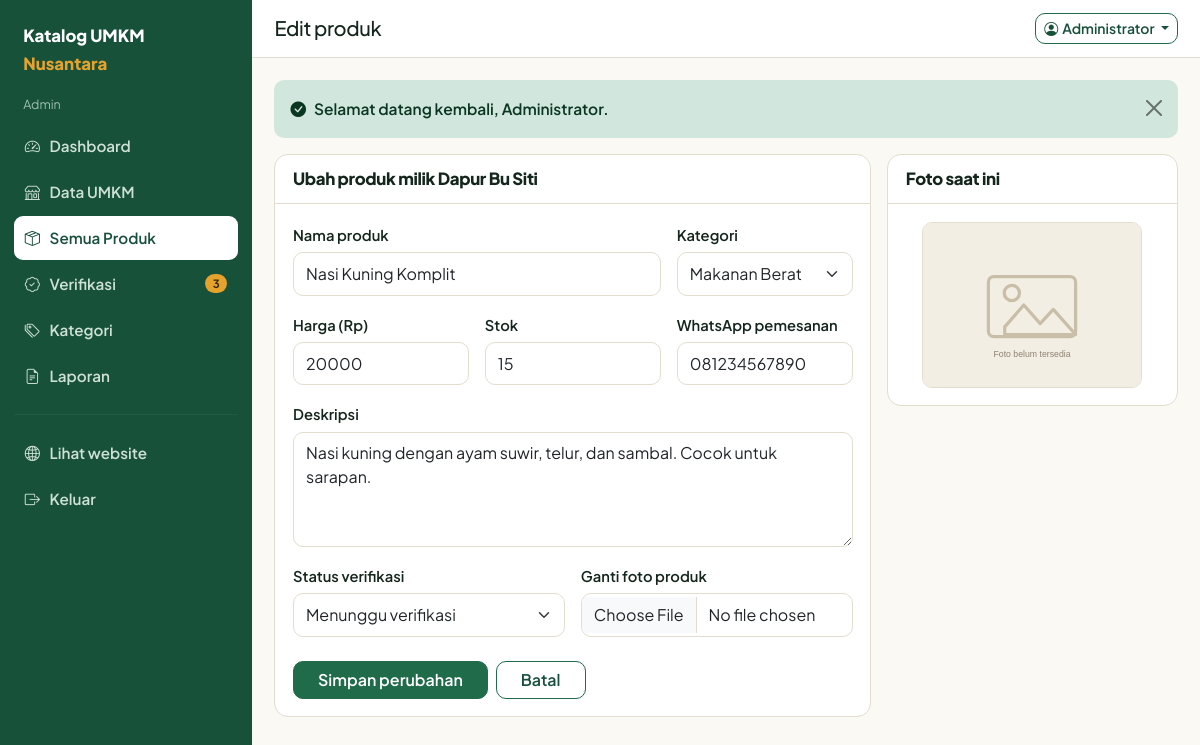
The page /admin/produk-edit.php?id=3 (signed in) on the database its author committed.
### tables this page shows
CREATE TABLE `products` (
  `id`               INT AUTO_INCREMENT PRIMARY KEY,
  `umkm_id`          INT NOT NULL,
  `category_id`      INT NULL,
  `nama_produk`      VARCHAR(150) NOT NULL,
  `deskripsi`        TEXT NULL,
  `harga`            DECIMAL(12,2) NOT NULL DEFAULT 0,
  `stok`             INT NOT NULL DEFAULT 0,
  `no_wa`            VARCHAR(20) NULL,            
  `foto_produk`      VARCHAR(255) NULL,
  `status`           ENUM('menunggu','disetujui','ditolak') NOT NULL DEFAULT 'menunggu',
  `alasan_penolakan` TEXT NULL,
  `created_at`       TIMESTAMP NOT NULL DEFAULT CURRENT_TIMESTAMP,
  `updated_at`       TIMESTAMP NOT NULL DEFAULT CURRENT_TIMESTAMP ON UPDATE CURRENT_TIMESTAMP,
  KEY `idx_produk_status` (`status`),
  KEY `idx_produk_umkm` (`umkm_id`),
  KEY `idx_produk_kategori` (`category_id`),
  CONSTRAINT `fk_produk_umkm` FOREIGN KEY (`umkm_id`) REFERENCES `umkm` (`id`) ON DELETE CASCADE,
  CONSTRAINT `fk_produk_kategori` FOREIGN KEY (`category_id`) REFERENCES `categories` (`id`) ON DELETE SET NULL
);

CREATE TABLE `umkm` (
  `id`           INT AUTO_INCREMENT PRIMARY KEY,
  `user_id`      INT NOT NULL,
  `nama_usaha`   VARCHAR(150) NOT NULL,
  `nama_pemilik` VARCHAR(100) NOT NULL,
  `alamat`       TEXT NULL,
  `no_telepon`   VARCHAR(20) NOT NULL,
  `deskripsi`    TEXT NULL,
  `foto_umkm`    VARCHAR(255) NULL,
  `status`       ENUM('menunggu','disetujui','ditolak') NOT NULL DEFAULT 'menunggu',
  `created_at`   TIMESTAMP NOT NULL DEFAULT CURRENT_TIMESTAMP,
  `updated_at`   TIMESTAMP NOT NULL DEFAULT CURRENT_TIMESTAMP ON UPDATE CURRENT_TIMESTAMP,
  UNIQUE KEY `uk_umkm_user` (`user_id`),
  CONSTRAINT `fk_umkm_user` FOREIGN KEY (`user_id`) REFERENCES `users` (`id`) ON DELETE CASCADE
);

CREATE TABLE `categories` (
  `id`            INT AUTO_INCREMENT PRIMARY KEY,
  `nama_kategori` VARCHAR(80) NOT NULL,
  `deskripsi`     VARCHAR(255) NULL,
  UNIQUE KEY `uk_kategori_nama` (`nama_kategori`)
);

### config/database.php (called while the page is built, shortened)
<?php
function db()
{
    static $pdo = null;
    if ($pdo === null) {
        $dsn = 'mysql:host=' . DB_HOST . ';dbname=' . DB_NAME . ';charset=utf8mb4';
        try {
            $pdo = new PDO($dsn, DB_USER, DB_PASS, [
                PDO::ATTR_ERRMODE            => PDO::ERRMODE_EXCEPTION,
                PDO::ATTR_DEFAULT_FETCH_MODE => PDO::FETCH_ASSOC,
                PDO::ATTR_EMULATE_PREPARES   => false,
            ]);
        } catch (PDOException $e) {
            error_log('Koneksi database gagal: ' . $e->getMessage());
            exit('Koneksi ke database gagal. Periksa kembali file config/database.php dan pastikan MySQL sudah berjalan.');
        }
    }
    return $pdo;
}

### admin/produk-edit.php (the view, shortened to what this page needs)
<?php
$id = (int) ($_GET['id'] ?? $_POST['id'] ?? 0);
$s  = db()->prepare('SELECT p.*, u.nama_usaha FROM products p JOIN umkm u ON u.id = p.umkm_id WHERE p.id = ?');
$s->execute([$id]);
$produk = $s->fetch();
$kategori = ambil_kategori();
$error    = [];
$isi = [
    'nama_produk'      => $produk['nama_produk'],
    'category_id'      => $produk['category_id'],
    'harga'            => (int) $produk['harga'],
    'stok'             => $produk['stok'],
    'no_wa'            => $produk['no_wa'],
    'deskripsi'        => $produk['deskripsi'],
    'status'           => $produk['status'],
    'alasan_penolakan' => $produk['alasan_penolakan'],
];
require_once APP_ROOT . '/includes/panel_header.php';
?>
<div class="row g-3">
  <div class="col-lg-8">
    <div class="kotak">
      <div class="kotak-kepala">
        <h2>Ubah produk milik <?= e($produk['nama_usaha']) ?></h2>
      </div>
      <div class="kotak-badan">
        <form method="post" enctype="multipart/form-data" novalidate>
          <div class="row g-3">
            <div class="col-md-8">
              <label class="form-label" for="nama_produk">Nama produk</label>
              <input class="form-control <?= isset($error['nama_produk']) ? 'is-invalid' : '' ?>" id="nama_produk" name="nama_produk" value="<?= e($isi['nama_produk']) ?>" required>
            </div>
            <div class="col-md-4">
              <label class="form-label" for="category_id">Kategori</label>
              <select class="form-select" id="category_id" name="category_id">
                <?php foreach ($kategori as $k): ?>
                  <option value="<?= (int) $k['id'] ?>" <?= (string) $isi['category_id'] === (string) $k['id'] ? 'selected' : '' ?>><?= e($k['nama_kategori']) ?></option>
                <?php endforeach; ?>
              </select>
            </div>
            <div class="col-md-4">
              <label class="form-label" for="harga">Harga (Rp)</label>
              <input class="form-control <?= isset($error['harga']) ? 'is-invalid' : '' ?>" type="number" min="0" step="500" id="harga" name="harga" value="<?= e($isi['harga']) ?>" required>
            </div>
            <div class="col-md-4">
              <label class="form-label" for="stok">Stok</label>
              <input class="form-control <?= isset($error['stok']) ? 'is-invalid' : '' ?>" type="number" min="0" id="stok" name="stok" value="<?= e($isi['stok']) ?>" required>
            </div>
            <div class="col-md-4">
              <label class="form-label" for="no_wa">WhatsApp pemesanan</label>
              <input class="form-control" id="no_wa" name="no_wa" value="<?= e($isi['no_wa']) ?>">
            </div>
            <div class="col-12">
              <label class="form-label" for="deskripsi">Deskripsi</label>
              <textarea class="form-control" id="deskripsi" name="deskripsi" rows="4"><?= e($isi['deskripsi']) ?></textarea>
            </div>
            <div class="col-md-6">
              <label class="form-label" for="pilihStatus">Status verifikasi</label>
              <select class="form-select" id="pilihStatus" name="status">
                <?php foreach ([ST_MENUNGGU, ST_DISETUJUI, ST_DITOLAK] as $st): ?>
                  <option value="<?= e($st) ?>" <?= $isi['status'] === $st ? 'selected' : '' ?>><?= e(status_teks($st)) ?></option>
                <?php endforeach; ?>
              </select>
            </div>
            <div class="col-md-6">
              <label class="form-label" for="foto_produk">Ganti foto produk</label>
              <input class="form-control <?= isset($error['foto_produk']) ? 'is-invalid' : '' ?>" type="file" id="foto_produk" name="foto_produk" accept="image/jpeg,image/png,image/webp" data-pratinjau="#pratinjauProduk">
            </div>
          </div>
          <div class="d-flex gap-2 mt-4">
            <button class="btn btn-utama px-4" type="submit">Simpan perubahan</button>
            <a class="btn btn-garis px-4" href="<?= url('admin/produk-detail.php?id=' . (int) $produk['id']) ?>">Batal</a>
          </div>
        </form>
      </div>
    </div>
  </div>
  <div class="col-lg-4">
    <div class="kotak">
      <div class="kotak-kepala"><h2>Foto saat ini</h2></div>
      <div class="kotak-badan text-center">
        <img id="pratinjauProduk" class="pratinjau" src="<?= gambar('produk', $produk['foto_produk']) ?>" alt="Foto produk">
      </div>
    </div>
  </div>
</div>
<?php require_once APP_ROOT . '/includes/panel_footer.php'; ?>

### assets/css/style.css (style rules this page uses)
:root { --kertas: #fbf9f4; --kertas-tua: #f2eee4; --tinta: #14261c; --tinta-lembut: #5b6a61; --hijau: #1f6b4a; --hijau-tua: #17513a; --hijau-muda: #e7f1ea; --kunyit: #e5a32e; --kunyit-muda: #fdf2dd; --bata: #c0452f; --bata-muda: #fbe8e4; --wa: #1fae56; --garis: #e3ddd0; --radius: 14px; --bayang: 0 1px 2px rgba(20, 38, 28, .06), 0 8px 24px -16px rgba(20, 38, 28, .35); --bs-primary: #1f6b4a; --bs-primary-rgb: 31, 107, 74; --bs-body-font-family: "Plus Jakarta Sans", system-ui, -apple-system, "Segoe UI", sans-serif; }
body { background: var(--kertas); color: var(--tinta); font-family: var(--bs-body-font-family); font-size: 15.5px; line-height: 1.65; }
h1, h2, h3, h4, h5, .h1, .h2, .h3 { font-weight: 800; letter-spacing: -.02em; color: var(--tinta); }
h2 { font-size: clamp(1.4rem, 1.1rem + 1.1vw, 1.9rem); }
a { color: var(--hijau-tua); }
.btn { border-radius: 10px; font-weight: 600; }
.btn-utama { background: var(--hijau); border-color: var(--hijau); color: #fff; }
.btn-garis { border: 1.5px solid var(--hijau); color: var(--hijau-tua); background: transparent; }
.kotak { background: #fff; border: 1px solid var(--garis); border-radius: var(--radius); }
.kotak-kepala { padding: .9rem 1.1rem; border-bottom: 1px solid var(--garis); display: flex; justify-content: space-between; align-items: center; gap: 1rem; flex-wrap: wrap; }
.kotak-kepala h2, .kotak-kepala h1 { font-size: 1.05rem; margin: 0; }
.kotak-badan { padding: 1.1rem; }
.form-label { font-weight: 600; font-size: .92rem; margin-bottom: .3rem; }
.form-control, .form-select { border-radius: 10px; border-color: var(--garis); padding: .55rem .75rem; }
.pratinjau { width: 100%; max-width: 220px; border-radius: 10px; border: 1px solid var(--garis); }

### rows shown on the page
products: umkm.nama_usaha "Dapur Bu Siti", nama_produk "Nasi Kuning Komplit", category_id "Makanan Berat", harga "20000", stok "15", no_wa "081234567890", deskripsi "Nasi kuning dengan ayam suwir, telur, dan sambal. Cocok untuk sarapan."

### other values the page prints
$peran "Admin"
$m[0] "Dashboard"
$m[0] "Data UMKM"
$m[0] "Semua Produk"
$m[0] "Verifikasi"
$m[3] "3"
$m[0] "Kategori"
$m[0] "Laporan"
$judul "Edit produk"
$u['nama'] "Administrator"
$f['pesan'] "Selamat datang kembali, Administrator."
form field status "Menunggu verifikasi"
